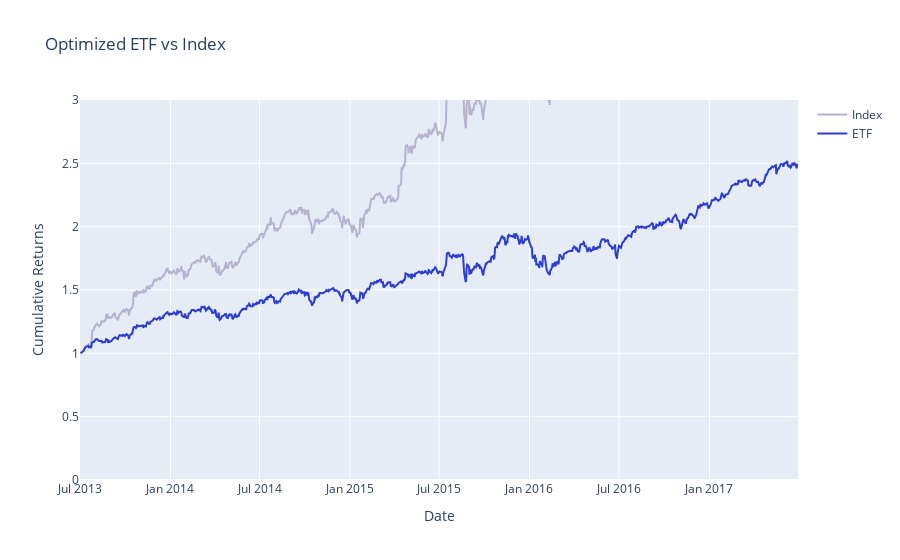

The code cell stored with this chart in its notebook:
### Markdown cell above
With our ETF weights built, let's compare it to the index. Run the next cell to calculate the ETF returns and compare it to the index returns.

### Code cell
optim_etf_returns = generate_weighted_returns(returns, optimal_single_rebalance_etf_weights)
optim_etf_cumulative_returns = calculate_cumulative_returns(optim_etf_returns)
project_helper.plot_benchmark_returns(index_weighted_cumulative_returns, optim_etf_cumulative_returns, 'Optimized ETF vs Index')

optim_etf_tracking_error = tracking_error(np.sum(index_weighted_returns, 1), np.sum(optim_etf_returns, 1))
print('Optimized ETF Tracking Error: {}'.format(optim_etf_tracking_error))

### Figure 1 — Plotly figure (JSON) as saved in the notebook; plotly's stock layout.template omitted (floating-point values rounded to 4 significant figures; data arrays with more than 128 entries replaced by an {"elided": "..."} marker saying what was removed)
{"data": [{"line": {"color": "#B6B2CF"}, "name": "Index", "type": "scatter", "x": {"elided": "1009 str values"}, "y": {"elided": "1009 float values"}}, {"line": {"color": "#2D3ECF"}, "name": "ETF", "type": "scatter", "x": {"elided": "1009 str values"}, "y": {"elided": "1009 float values"}}], "layout": {"title": {"text": "Optimized ETF vs Index"}, "xaxis": {"title": {"text": "Date"}}, "yaxis": {"range": [0, 3], "title": {"text": "Cumulative Returns"}}}}
